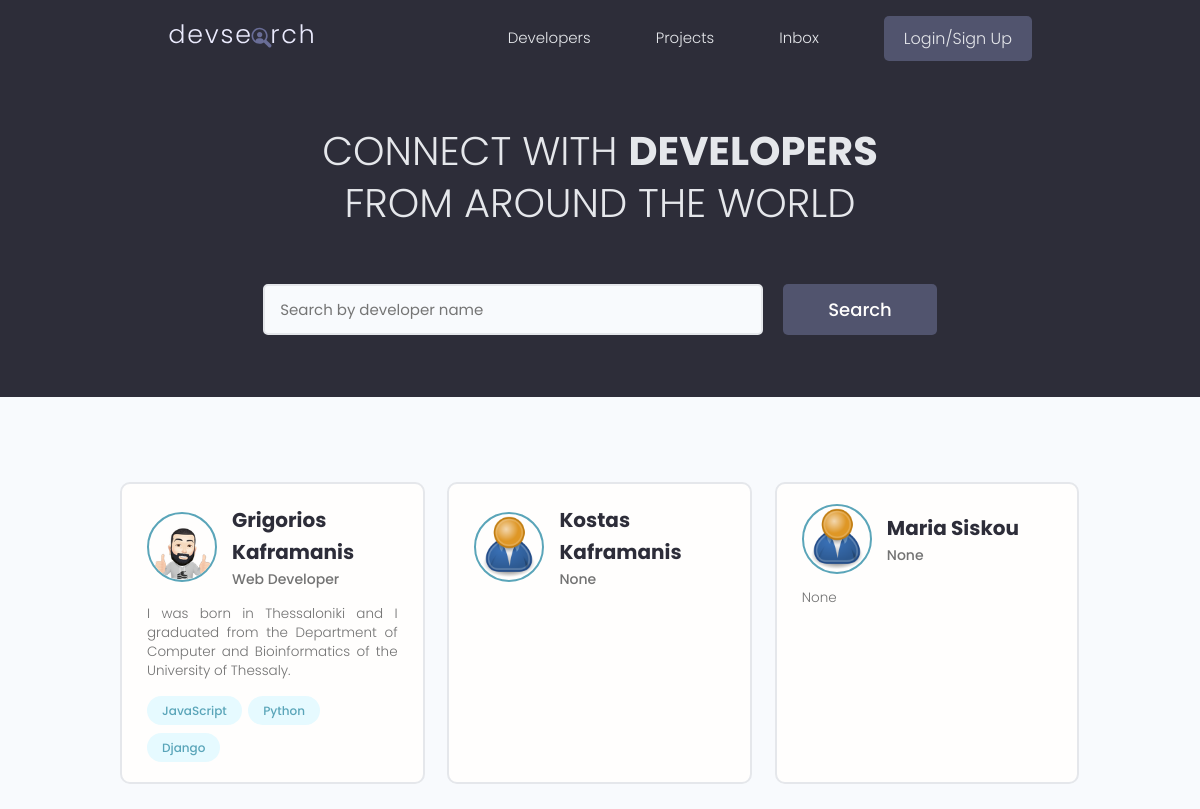
Before: / with the older database file.
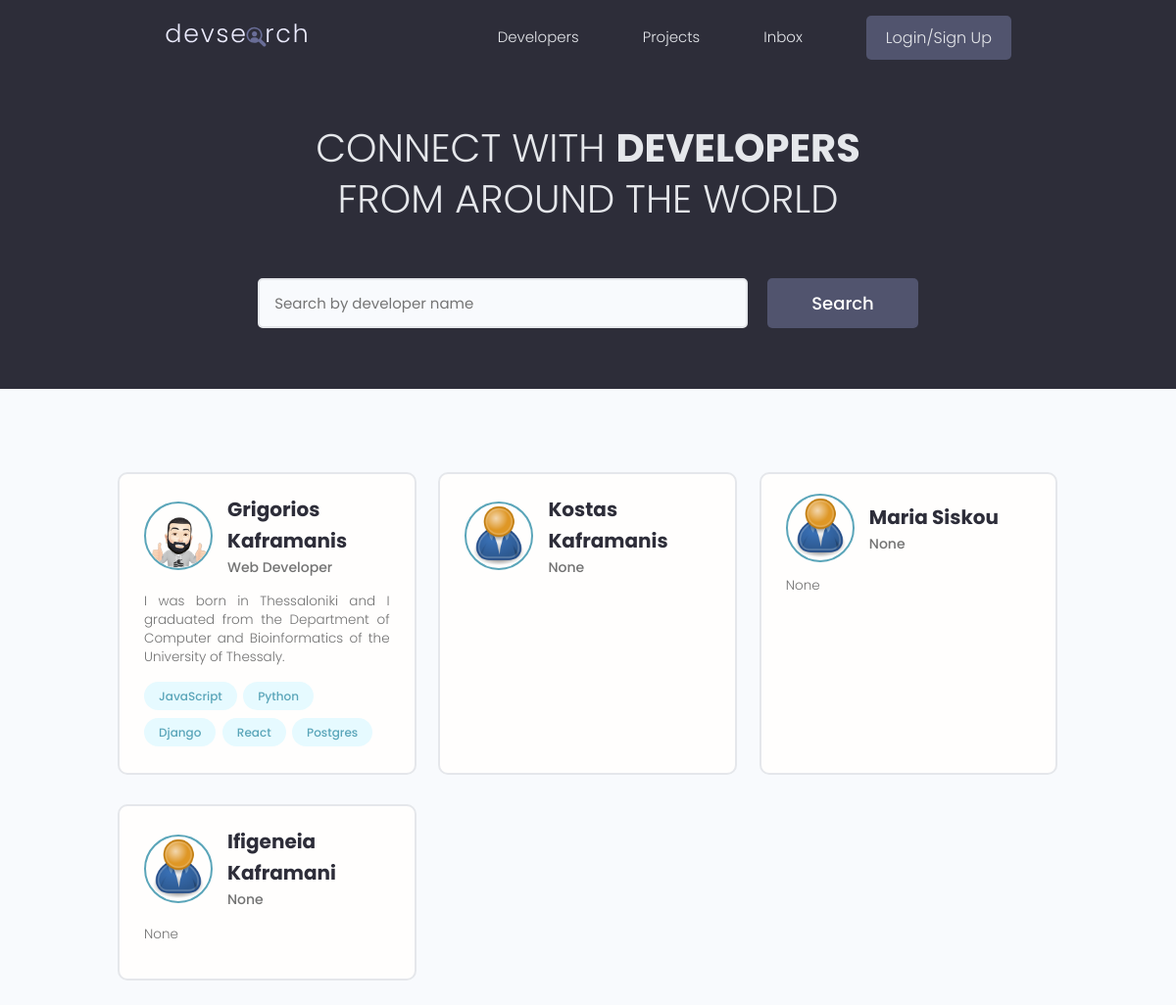
After: the same page with the newer database file.
### users/models.py (models this page shows, shortened)
class Profile(models.Model):
    user = models.OneToOneField(User, on_delete=models.CASCADE, null=True, blank=True)
    name = models.CharField(max_length=200, blank=True, null=True)
    email = models.EmailField(max_length=500, blank=True, null=True)
    username = models.CharField(max_length=200, blank=True, null=True)
    location = models.CharField(max_length=200, blank=True, null=True)
    short_intro = models.CharField(max_length=200, blank=True, null=True)
    bio = models.TextField(blank=True, null=True)
    profile_image = models.ImageField(null=True, blank=True, upload_to="profiles/", default="profiles/user-default.png")
    social_github = models.CharField(max_length=200, blank=True, null=True)
    social_twitter = models.CharField(max_length=200, blank=True, null=True)
    social_linkedin = models.CharField(max_length=200, blank=True, null=True)
    social_facebook = models.CharField(max_length=200, blank=True, null=True)
    social_website = models.CharField(max_length=200, blank=True, null=True)
    created = models.DateTimeField(auto_now_add=True)
    id = models.UUIDField(default=uuid.uuid4, unique=True, primary_key=True, editable=False)

class Skill(models.Model):
    owner = models.ForeignKey(Profile, on_delete=models.CASCADE, null=True, blank=True)
    name = models.CharField(max_length=200, null=True, blank=True)
    description = models.TextField(null=True, blank=True)
    created = models.DateTimeField(auto_now_add=True)
    id = models.UUIDField(default=uuid.uuid4, unique=True, primary_key=True, editable=False)
    def __str__(self):
        return self.name

### users/views.py (the view)
# urls.py: path("", views.profiles, name="profiles"),
def profiles(request):
    profiles_all = Profile.objects.all()
    context = {"profiles": profiles_all}
    return render(request, "users/profiles.html", context)

### users/templates/users/profiles.html (shortened to what this page needs)
{% extends "base.html" %}
{% block content %}
  <main class="home">
    <section class="hero-section text-center">
      <div class="container container--narrow">
        <div class="hero-section__box">
          <h2>CONNECT WITH <span>DEVELOPERS</span></h2>
          <h2>FROM AROUND THE WORLD</h2>
        </div>
        <div class="hero-section__search">
          <form class="form" action="#" method="get">
            <div class="form__field">
              <input class="input input--text" id="formInput#search" type="text" name="text"
                placeholder="Search by developer name" />
            </div>
            <input class="btn btn--sub btn--lg" type="submit" value="Search" />
          </form>
        </div>
      </div>
    </section>
    <section class="devlist">
      <div class="container">
        <div class="grid grid--three">
          {% for profile in profiles %}
          <div class="column card">
            <div class="dev">
              <a href="{% url "user-profile" profile.id %}" class="card__body">
                <div class="dev__profile">
                  <img class="avatar avatar--md" src="{{ profile.profile_image.url }}" alt="image" />
                  <div class="dev__meta">
                    <h3>{{ profile.name }}</h3>
                    <h5>{{ profile.short_intro|slice:"60" }}</h5>
                  </div>
                </div>
                <p class="dev__info">
                    {{ profile.bio|slice:"150" }}
                </p>
                <div class="dev__skills">
                  {% for skill in profile.skill_set.all|slice:"5" %}
                  <span class="tag tag--pill tag--main">
                    <small>{{ skill }}</small>
                  </span>
                  {% endfor %}
                </div>
              </a>
            </div>
          </div>
          {% endfor %}
        </div>
      </div>
    </section>
  </main>
{% endblock %}

Changed rows visible on the page:
added Skill: name "React", shown under Profile "Grigorios Kaframanis"
added Skill: name "Postgres", shown under Profile "Grigorios Kaframanis"
added Profile: profile_image (placeholder picture), name "Ifigeneia Kaframani", short_intro "None", bio "None"
